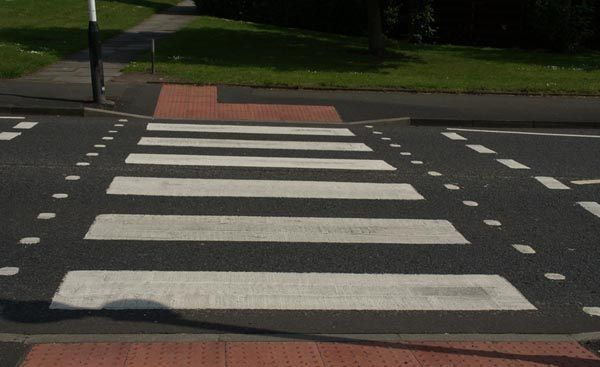
#> input picture crosswalk.jpg, 600 x 367 px
$ python GodoDaniel_XE8Y30_beadando.py
#> lines starting #> are read from the running program, lines starting #| are printed output that depends on the picture; after the words box and inside, x2 and y2 are one past the last pixel; in counts of white or black regions, pixels touching at a corner belong together
import cv2
import numpy as np


def add_noise(img_in, percentage, value):
    noise = np.copy(img_in)
    # kép magasság * kép szélesség * százalék
    n = int(img_in.shape[0] * img_in.shape[1] * percentage)

    for k in range(1, n):
        i = np.random.randint(0, img_in.shape[1])
        j = np.random.randint(0, img_in.shape[0])

        # kétcsatornás kép
        if img_in.ndim == 2:
            noise[j, i] = value

        # háromcsatornás kép
        if img_in.ndim == 3:
            noise[j, i] = [value, value, value]
    return noise


def add_salt_and_pepper(img_in, percentage1, percentage2):
    # Só hozzáadása
    salt = add_noise(img_in, percentage1, 255)
    # Bors hozzáadása
    pepper = add_noise(salt, percentage2, 0)
    return pepper


# kép beolvasás
img = cv2.imread('crosswalk.jpg', cv2.IMREAD_COLOR)
#> img is the input picture: shape (367, 600, 3); mean B, G, R 59.4, 69.1, 72.4
#img = cv2.imread('crosswalk2.jpg', cv2.IMREAD_COLOR)
img = add_salt_and_pepper(img, 0.01, 0.01)
#> after the loop in add_noise, `for k in range(1, n):`:
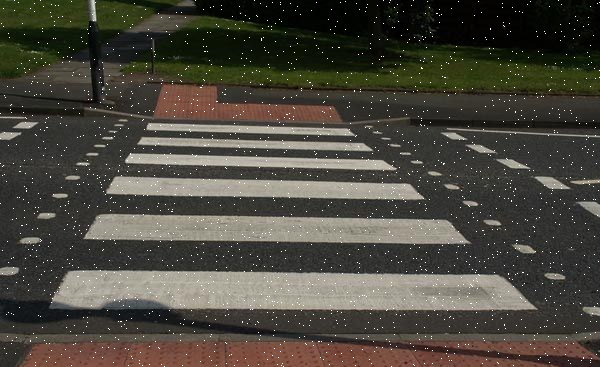
#> noise: shape (367, 600, 3); 0.99% of pixels changed, all inside (x1, y1, x2, y2) = (0, 0, 600, 367)
#> call 2 of add_noise, with percentage = 0.01, value = 0
#> after the loop in add_noise (call 2), `for k in range(1, n):`:
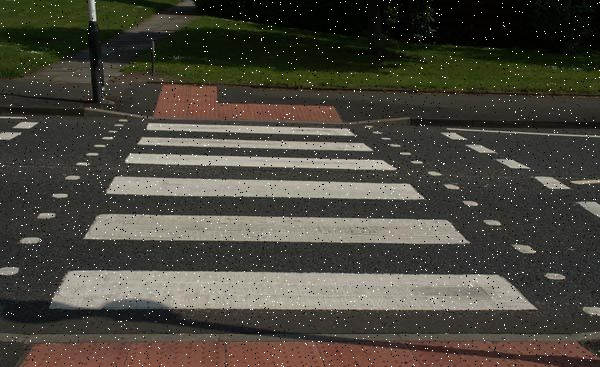
#> noise: shape (367, 600, 3); 0.99% of pixels changed, all inside (x1, y1, x2, y2) = (0, 0, 600, 367)
cv2.imshow('Default image', img)

# ----- Morfológiai szűrés -----
# Strukturáló elem definiálása téglalap formával és 3x3-es mérettel
struct = cv2.getStructuringElement(cv2.MORPH_RECT, (3, 3))
# dilatáció -> erózió -> erózió -> diláció az eredeti képen strukturáló elemmel és kép megjelenítés
segment_filtered = cv2.dilate(img, struct)
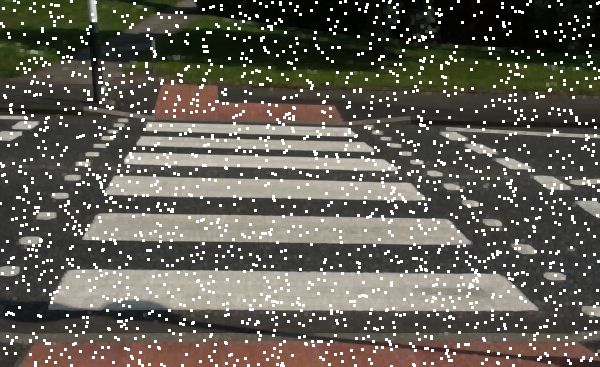
#> segment_filtered: shape (367, 600, 3); mean B, G, R 84.4, 93.4, 96.6
segment_filtered = cv2.erode(segment_filtered, struct, iterations=2)
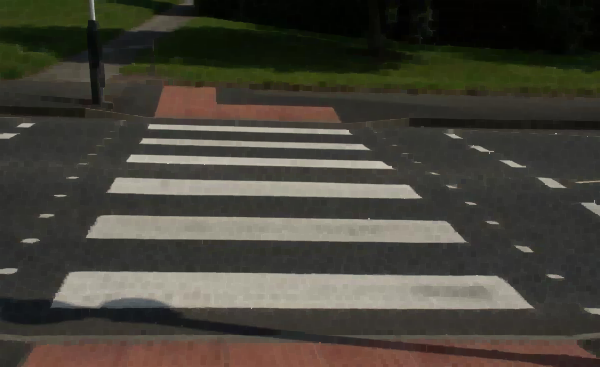
#> segment_filtered: shape (367, 600, 3); mean B, G, R 57.1, 66.5, 69.5
segment_filtered = cv2.dilate(segment_filtered, struct)
cv2.imshow('3x3 morphology filter', segment_filtered)

# ----- Gaus szűrés -----
# Paraméterek: (1) forráskép,(2) maszk mérete (páratlan), (3) X-irányú szórás, (4) Y-irányú szórás
gaussSmoothing = cv2.GaussianBlur(segment_filtered, (3, 3), sigmaX=2.0, sigmaY=2.0)
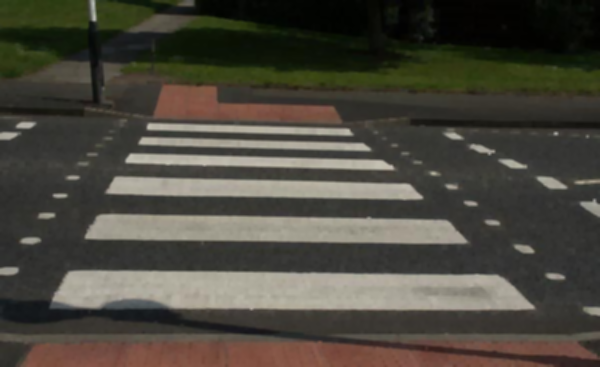
#> gaussSmoothing: shape (367, 600, 3); mean B, G, R 61.4, 71.1, 74.4
cv2.imshow('Gauss Smoothing', gaussSmoothing)

# Globlis küszöbölés használata
lower = (75, 75, 75)
upper = (180, 180, 180)
threshold = cv2.inRange(gaussSmoothing, lower, upper)
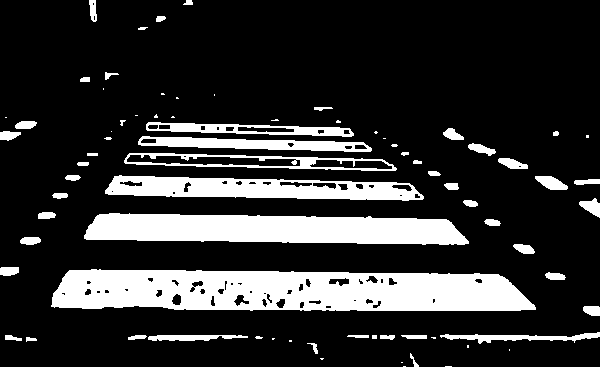
#> threshold: shape (367, 600); 19% white; 76 white regions (26 under 20 px)
cv2.imshow("Threshold", threshold)

# Kontúrok
# ---- Paraméterek ----
# thresh: Bemeneti kép
# cv2.RETR_EXTERNAL: Csak a legkülső objektumok külső kontúrjait kapjuk
# cv2.CHAIN_APPROX_SIMPLE: Csak a sarokpontokat menti el a kontúrból
# ---- EREDMÉNYEK ----
# cntrs: Kontúrokból álló lista
# hierarchy: A kontúrok topológiai rendszere
cntrs, hierarchy = cv2.findContours(threshold, cv2.RETR_EXTERNAL, cv2.CHAIN_APPROX_SIMPLE)
#> cntrs = 76 contours, 31 with area under 20; largest, box (x1, y1, x2, y2) and area: (51, 269, 536, 311) 17122, (84, 213, 469, 245) 9324, (105, 175, 424, 201) 5452, (124, 153, 397, 171) 2900, (138, 136, 372, 152) 1970
contours = img.copy()
for c in cntrs:
    # elmenti az adott kontúr pontjainakszámát
    area = cv2.contourArea(c)
    if area > 850:
        # ---- Paraméterek ----
        # contours: Kép amire rajzolunk
        # [c]: Kontúrok tömbje
        # -1: Összes kontúrt rajzoljuk
        # (0, 0, 255): Piros szín
        # cv2.FILLED / -1: Kitölti a belső területeket is
        cv2.drawContours(contours, [c], -1, (0, 0, 255), cv2.FILLED)
#> this loop made 76 passes
#> area on passes 5, 8, 12, 14, 15, 17, 18, 19, 20, 21, 22, 23: 24.5, 29, 23.5, 64.5, 42.5, 34, 345.5, 49, 47, 609, 124.5, 102
#> (c, area) on pass 44: ([[87, 153], [87, 155], [97, 155], [97, 153]], 20)
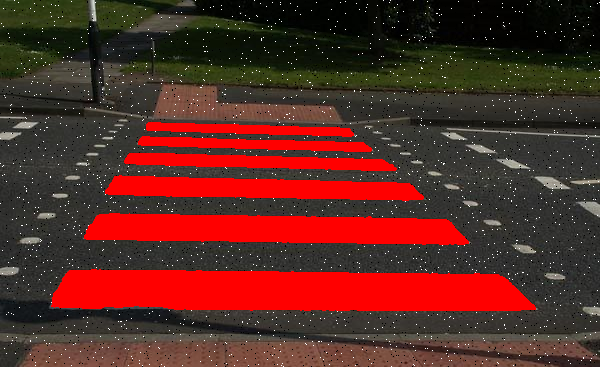
#> contours: shape (367, 600, 3); 18.31% of pixels changed, all inside (x1, y1, x2, y2) = (51, 122, 536, 311)
cv2.imshow("Contours", contours)
cv2.imwrite("Result.png", contours)

cv2.waitKey(0)
cv2.destroyAllWindows()

# R5: Felfestési hiányosságok, árnyék hatása, gyalogos/autó takarás esetén megoldási lehetőségek.
# -----------------------------------------------------------------------------------------------
# Egy probléma:
# A feladatmegoldás a 2 mintaképre működik, de más képen szinte biztos hogy nem, mert a használt globális küszöbölési
# értékek például egy olyan képen ahol az aszfalt világosabb, mint az itt felhasznált alsó küszöb, akkor
# eredményül az eredmény képen az aszfalt is piros lesz.

# Egy lehetséges megoldás:
# Dinamikusan egy algoritmus által meghatározni a felső és alsó küszöböt a képen.

# Egy probléma: Ha például egy kocsi levágja a szélét a zebrának, akkor nem biztos, hogy a levágott rész hossza megfelel
# majd a kontúrvizsgálati feltételnek. Ezt lehetetlen dinamikusan meghatározni, mert lehet olyan részt is
# elfogadna ami nem a zebrához tarozik, hanem a kép egy másik részéhez. Ez azért fordulhatna elő, mert benne lenne az
# alsó és felső küszöb tartományban, mint például a 2 mintaképnek a zebra alatti meg feletti vöröses része.

# Egy lehetséges megoldás:
# Forma detektáció használata, párhuzamosság, merőlegesség és távolság vizsgálata. Ezekkel meg lehet határozni, hogy egy
# küszöbtartományon belüli érték például merőleges-e zebra széleit összekötő vonalra, illetve párhuzamos-e a többi
# zebrával

$ run again, with crosswalk2.jpg copied over crosswalk.jpg
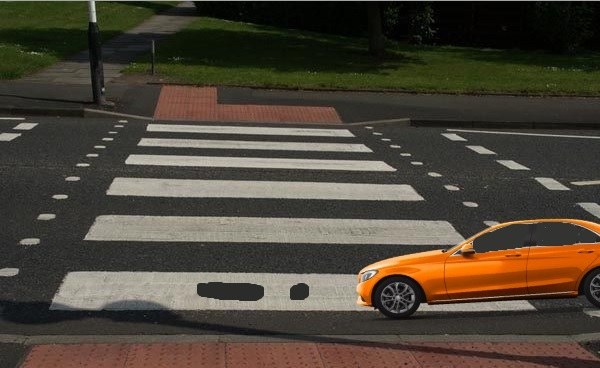
#> input picture crosswalk2.jpg, 600 x 368 px
#> img is the input picture: shape (368, 600, 3); mean B, G, R 55.6, 68.1, 76
#> `threshold = cv2.inRange(gaussSmoothing, lower, upper)`:
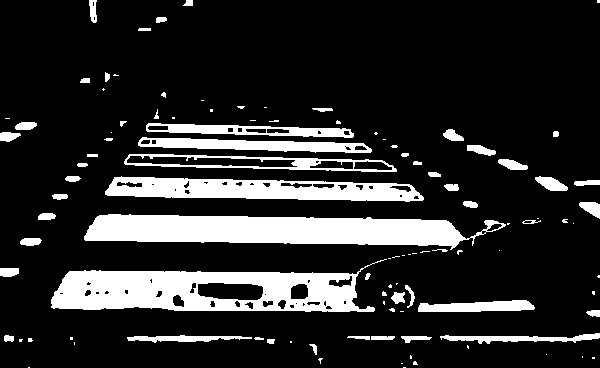
#> threshold: shape (368, 600); 16.6% white; 105 white regions (51 under 20 px)
#> cntrs = 105 contours, 59 with area under 20; largest, box (x1, y1, x2, y2) and area: (51, 259, 387, 312) 11196, (84, 214, 506, 250) 9485, (105, 176, 424, 202) 5452, (124, 154, 397, 172) 2898, (138, 137, 372, 153) 1977
#> the loop `for c in cntrs:` made 105 passes
#> area on passes 11, 14, 19, 20, 21, 22, 23, 24: 28.5, 24, 95, 66, 40.5, 431, 44, 634
#> after the loop `for c in cntrs:`:
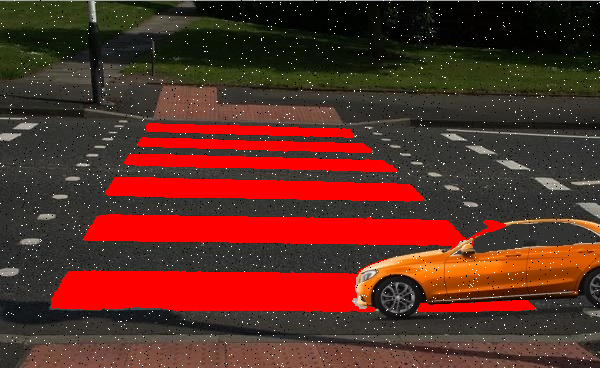
#> contours: shape (368, 600, 3); mean B, G, R 34.8, 45.2, 93.4
